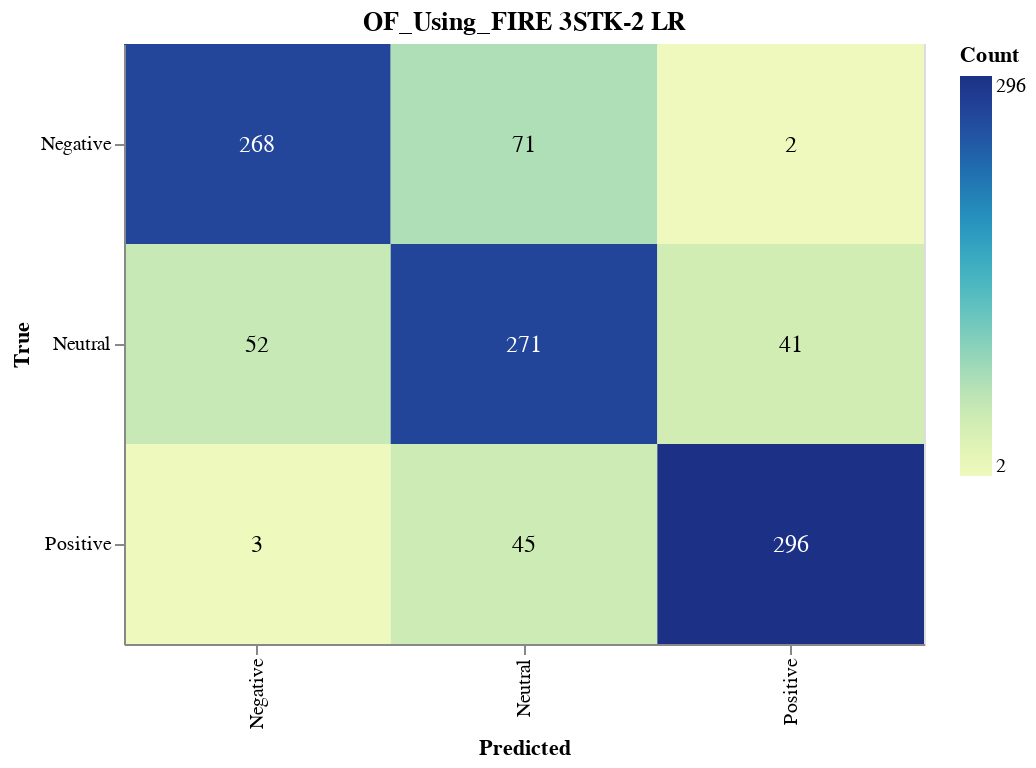

Source (notebook cell):
### Markdown cell above
#### Save CM

### Code cell
import altair as alt
import altair_saver
import pandas as pd
from sklearn.metrics import confusion_matrix

# Calculate the confusion matrix
cm = confusion_matrix(y_val, lr_validation_predictions)

# Define class names
class_names = ['Negative', 'Neutral', 'Positive']

# Convert confusion matrix to DataFrame
cm_df = pd.DataFrame(cm, index=class_names, columns=class_names).reset_index().melt(id_vars='index')
cm_df.columns = ['True', 'Predicted', 'Count']

# Ensure the order of categories
cm_df['True'] = pd.Categorical(cm_df['True'], categories=class_names, ordered=True)
cm_df['Predicted'] = pd.Categorical(cm_df['Predicted'], categories=class_names, ordered=True)

# Create the Altair plot
heatmap = alt.Chart(cm_df).mark_rect().encode(
    x=alt.X('Predicted:O', sort=class_names),
    y=alt.Y('True:O', sort=class_names),
    color='Count:Q',
    tooltip=['True', 'Predicted', 'Count']
).properties(
    width=400,
    height=300,
    title='OF_Using_FIRE 3STK-2 LR'
)

# Add text labels
text = heatmap.mark_text(
    align='center',
    baseline='middle',
    fontSize=12
).encode(
    text='Count:Q',
    color=alt.condition(
        alt.datum.Count > cm.max() / 2,
        alt.value('white'),
        alt.value('black')
    )
)

# Combine heatmap and text
final_chart = heatmap + text

# Display the plot
final_chart.show()

### Figure 1 — Vega-Lite specification as saved in the notebook (floating-point values rounded to 4 significant figures)
{"config": {"view": {"continuousWidth": 300, "continuousHeight": 300}}, "layer": [{"mark": {"type": "rect"}, "encoding": {"color": {"field": "Count", "type": "quantitative"}, "tooltip": [{"field": "True", "type": "ordinal"}, {"field": "Predicted", "type": "ordinal"}, {"field": "Count", "type": "quantitative"}], "x": {"field": "Predicted", "sort": ["Negative", "Neutral", "Positive"], "type": "ordinal"}, "y": {"field": "True", "sort": ["Negative", "Neutral", "Positive"], "type": "ordinal"}}, "title": "OF_Using_FIRE 3STK-2 LR"}, {"mark": {"type": "text", "align": "center", "baseline": "middle", "fontSize": 12}, "encoding": {"color": {"condition": {"test": "(datum.Count > 148.0)", "value": "white"}, "value": "black"}, "text": {"field": "Count", "type": "quantitative"}, "tooltip": [{"field": "True", "type": "ordinal"}, {"field": "Predicted", "type": "ordinal"}, {"field": "Count", "type": "quantitative"}], "x": {"field": "Predicted", "sort": ["Negative", "Neutral", "Positive"], "type": "ordinal"}, "y": {"field": "True", "sort": ["Negative", "Neutral", "Positive"], "type": "ordinal"}}, "title": "OF_Using_FIRE 3STK-2 LR"}], "data": {"name": "data-cfe6c728a20647e48abe439d2f507937"}, "height": 300, "width": 400, "$schema": "https://vega.github.io/schema/vega-lite/v5.17.0.json", "datasets": {"data-cfe6c728a20647e48abe439d2f507937": [{"True": "Negative", "Predicted": "Negative", "Count": 268}, {"True": "Neutral", "Predicted": "Negative", "Count": 52}, {"True": "Positive", "Predicted": "Negative", "Count": 3}, {"True": "Negative", "Predicted": "Neutral", "Count": 71}, {"True": "Neutral", "Predicted": "Neutral", "Count": 271}, {"True": "Positive", "Predicted": "Neutral", "Count": 45}, {"True": "Negative", "Predicted": "Positive", "Count": 2}, {"True": "Neutral", "Predicted": "Positive", "Count": 41}, {"True": "Positive", "Predicted": "Positive", "Count": 296}]}}
